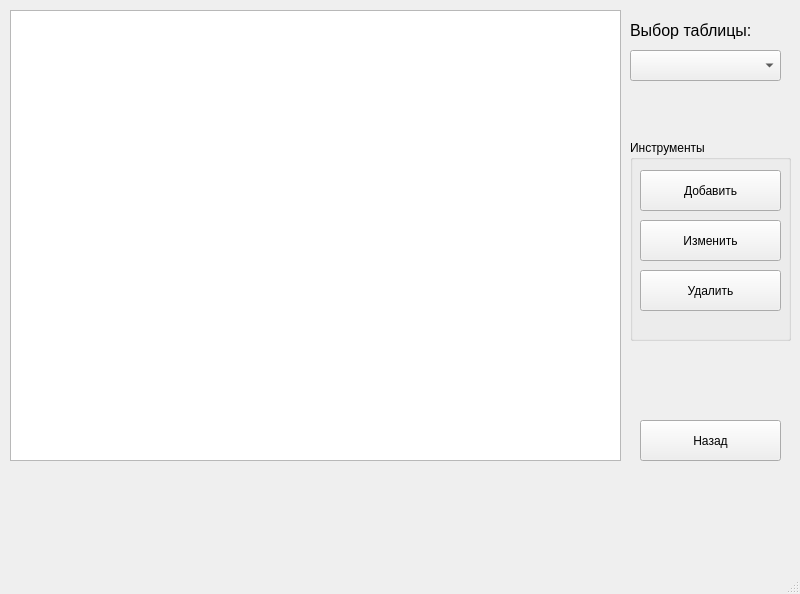
<?xml version="1.0" encoding="UTF-8"?>
<ui version="4.0">
 <class>DataManagingWindow</class>
 <widget class="QMainWindow" name="DataManagingWindow">
  <property name="geometry">
   <rect>
    <x>0</x>
    <y>0</y>
    <width>800</width>
    <height>594</height>
   </rect>
  </property>
  <property name="windowTitle">
   <string>Управление данными</string>
  </property>
  <widget class="QWidget" name="centralwidget">
   <widget class="QTableWidget" name="dataDisplay_tw">
    <property name="geometry">
     <rect>
      <x>10</x>
      <y>10</y>
      <width>611</width>
      <height>451</height>
     </rect>
    </property>
    <property name="selectionMode">
     <enum>QAbstractItemView::SingleSelection</enum>
    </property>
    <property name="selectionBehavior">
     <enum>QAbstractItemView::SelectRows</enum>
    </property>
   </widget>
   <widget class="QGroupBox" name="managingTools_gb">
    <property name="geometry">
     <rect>
      <x>630</x>
      <y>140</y>
      <width>161</width>
      <height>201</height>
     </rect>
    </property>
    <property name="title">
     <string>Инструменты</string>
    </property>
    <widget class="QPushButton" name="addRecord_pb">
     <property name="geometry">
      <rect>
       <x>10</x>
       <y>30</y>
       <width>141</width>
       <height>41</height>
      </rect>
     </property>
     <property name="text">
      <string>Добавить</string>
     </property>
    </widget>
    <widget class="QPushButton" name="changeRecord_pb">
     <property name="geometry">
      <rect>
       <x>10</x>
       <y>80</y>
       <width>141</width>
       <height>41</height>
      </rect>
     </property>
     <property name="text">
      <string>Изменить</string>
     </property>
    </widget>
    <widget class="QPushButton" name="deleteRecord_pb">
     <property name="geometry">
      <rect>
       <x>10</x>
       <y>130</y>
       <width>141</width>
       <height>41</height>
      </rect>
     </property>
     <property name="text">
      <string>Удалить</string>
     </property>
    </widget>
   </widget>
   <widget class="QPushButton" name="backToMenu_pb">
    <property name="geometry">
     <rect>
      <x>640</x>
      <y>420</y>
      <width>141</width>
      <height>41</height>
     </rect>
    </property>
    <property name="text">
     <string>Назад</string>
    </property>
   </widget>
   <widget class="QWidget" name="horizontalLayoutWidget">
    <property name="geometry">
     <rect>
      <x>10</x>
      <y>469</y>
      <width>611</width>
      <height>61</height>
     </rect>
    </property>
    <layout class="QHBoxLayout" name="inputs_hbl"/>
   </widget>
   <widget class="QLabel" name="label">
    <property name="geometry">
     <rect>
      <x>630</x>
      <y>20</y>
      <width>151</width>
      <height>21</height>
     </rect>
    </property>
    <property name="font">
     <font>
      <pointsize>12</pointsize>
     </font>
    </property>
    <property name="text">
     <string>Выбор таблицы:</string>
    </property>
   </widget>
   <widget class="QComboBox" name="currentTable_cb">
    <property name="geometry">
     <rect>
      <x>630</x>
      <y>50</y>
      <width>151</width>
      <height>31</height>
     </rect>
    </property>
    <property name="font">
     <font>
      <pointsize>12</pointsize>
     </font>
    </property>
   </widget>
  </widget>
  <widget class="QMenuBar" name="menubar">
   <property name="geometry">
    <rect>
     <x>0</x>
     <y>0</y>
     <width>800</width>
     <height>26</height>
    </rect>
   </property>
  </widget>
  <widget class="QStatusBar" name="statusbar"/>
 </widget>
 <resources/>
 <connections/>
</ui>
